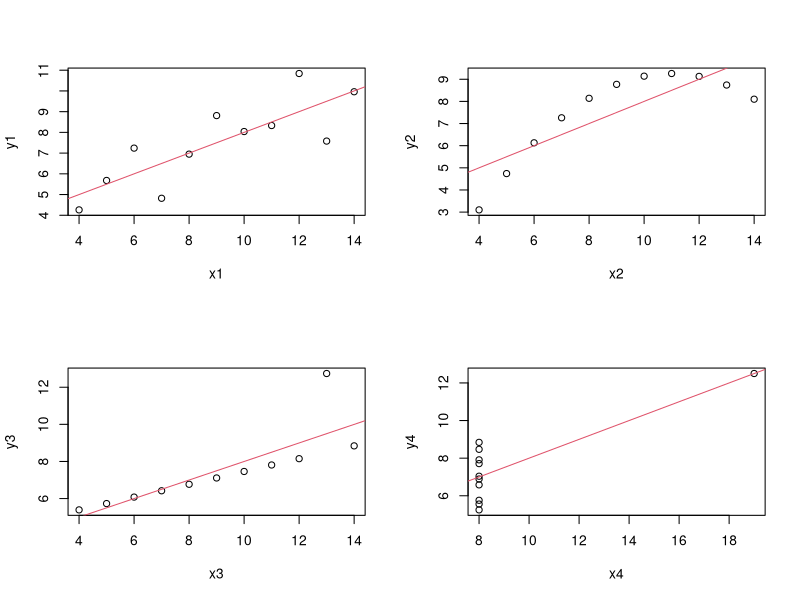

The R script that drew this image:
## ---- chunk 1
knitr::opts_chunk$set(echo = TRUE)
## ---- chunk 2
sal=c(1.8,2.2,3.5,4.0,4.3,5.0)
tensión=c(100,98,110,110,112,120)
(media.sal = mean(sal))
(media.tensión = mean(tensión))
## ---- chunk 3
(var.sal = var(sal))
(var.tensión = var(tensión))
(cov.sal.tensión = cov(sal,tensión))
## ---- chunk 4
(b1 = cov.sal.tensión/var.sal)
(b0 = media.tensión-b1*media.sal)
## ---- chunk 5
lm(tensión ~sal)
## ---- chunk 6
(round(media.tensión-b0-b1*media.sal,6))
## ---- chunk 7
tensión.estimada = b0+b1*sal
(mean(tensión.estimada)-mean(tensión))
## ---- chunk 8
errores=tensión.estimada-tensión
SSE = sum(errores^2)
n=length(sal)
(estimación.varianza = SSE/(n-2))
## ---- chunk 9
(SST = sum((tensión-media.tensión)^2))
## ---- chunk 10
(SSR = sum((tensión.estimada-media.tensión)^2))
## ---- chunk 11
(SSE = sum((tensión-tensión.estimada)^2))
## ---- chunk 12
(round(SST-SSR-SSE,6))
## ---- chunk 13
(R2=SSR/SST)
## ---- chunk 14
(R2=var(tensión.estimada)/var(tensión))
## ---- chunk 15
summary(lm(tensión ~ sal))$r.squared
## ---- chunk 16
data(anscombe)
str(anscombe)
## ---- chunk 17
anscombe
## ---- chunk 18
summary(lm(y1~x1,data=anscombe))$r.squared
summary(lm(y2~x2,data=anscombe))$r.squared
## ---- chunk 19
summary(lm(y3~x3,data=anscombe))$r.squared
summary(lm(y4~x4,data=anscombe))$r.squared
## ---- chunk 20
par(mfrow=c(2,2))
plot(y1~x1,data=anscombe)
abline(lm(y1~x1,data=anscombe),col=2)
plot(y2~x2,data=anscombe)
abline(lm(y2~x2,data=anscombe),col=2)
plot(y3~x3,data=anscombe)
abline(lm(y3~x3,data=anscombe),col=2)
plot(y4~x4,data=anscombe)
abline(lm(y4~x4,data=anscombe),col=2)
